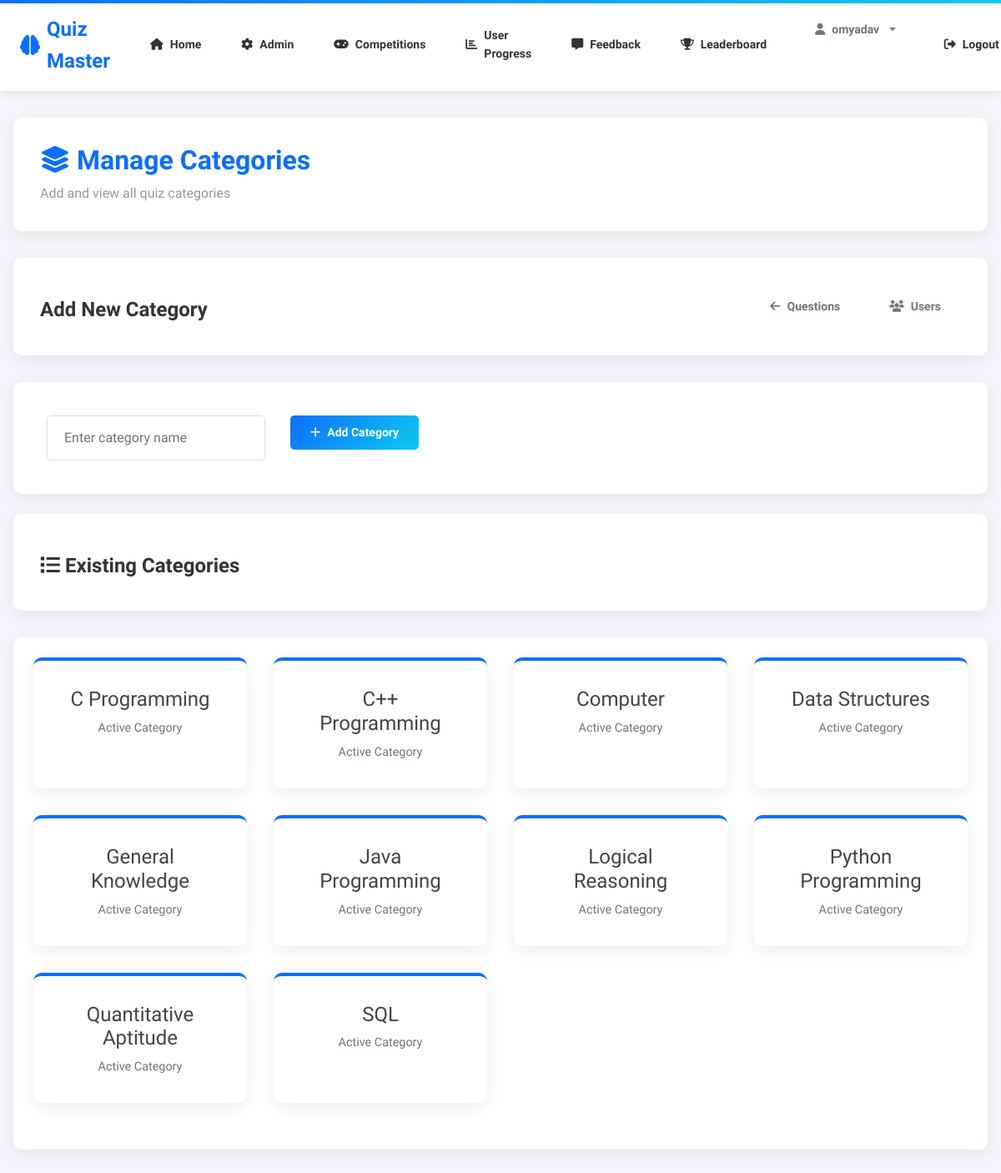
Page /admin/categories (signed in) on the committed database.
### app/models.py (models this page shows, shortened)
class User(UserMixin, db.Model):
    id = db.Column(db.Integer, primary_key=True)
    username = db.Column(db.String(80), unique=True, nullable=False)
    email = db.Column(db.String(120), unique=True, nullable=True)
    password_hash = db.Column(db.String(128), nullable=False)
    role = db.Column(db.String(20), default=Role.USER)
    attempts = db.relationship('Attempt', backref='user', lazy=True)
    def is_admin(self):
        return self.role == Role.ADMIN

class Category(db.Model):
    id = db.Column(db.Integer, primary_key=True)
    name = db.Column(db.String(80), unique=True, nullable=False)
    questions = db.relationship('Question', backref='category', lazy=True)

### app/admin/routes.py (the view, shortened to what this page needs)
@admin_bp.route('/categories', methods=['GET','POST'])
@login_required
@admin_required
def categories():
    cats = Category.query.order_by(Category.name).all()
    return render_template('admin/categories.html', categories=cats)

### app/admin/routes.py (called while the page is built)
def admin_required(f):
    from functools import wraps
    @wraps(f)
    def wrapper(*args, **kwargs):
        if not current_user.is_authenticated or not current_user.is_admin():
            flash('Admin access required', 'danger')
            return redirect(url_for('auth.login'))
        return f(*args, **kwargs)
    return wrapper

### app/models.py (called while the page is built)
@login_manager.user_loader
def load_user(user_id):
    return User.query.get(int(user_id))

### app/templates/admin/categories.html
{% extends 'base.html' %}
{% block content %}
<div class="admin-container">
  <div class="admin-wrapper">
    <div class="admin-header">
      <h1><i class="fas fa-layer-group"></i> Manage Categories</h1>
      <p>Add and view all quiz categories</p>
    </div>
    <div class="admin-header">
      <div class="d-flex justify-content-between align-items-center flex-wrap gap-2">
        <h2>Add New Category</h2>
        <div class="btn-group">
          <a class="btn btn-outline-secondary" href="{{ url_for('admin.index') }}" title="Back to Questions">
            <i class="fas fa-arrow-left"></i> Questions
          </a>
          <a class="btn btn-outline-secondary" href="{{ url_for('admin.users') }}" title="View Users">
            <i class="fas fa-users"></i> Users
          </a>
        </div>
      </div>
    </div>
    <div class="table-responsive">
      <form method="post" class="row g-2 p-3 bg-white">
        <div class="col-auto">
          <input name="name" class="form-control form-control-lg" placeholder="Enter category name" required>
        </div>
        <div class="col-auto">
          <button class="btn btn-primary btn-lg" type="submit">
            <i class="fas fa-plus"></i> Add Category
          </button>
        </div>
      </form>
    </div>
    <div class="admin-header mt-4">
      <h2><i class="fas fa-list"></i> Existing Categories</h2>
    </div>
    <div class="table-responsive">
      <div class="admin-cards">
        {% if categories %}
          {% for c in categories %}
            <div class="admin-card">
              <h4>{{ c.name }}</h4>
              <p class="text-muted">Active Category</p>
            </div>
          {% endfor %}
        {% else %}
          <div class="alert alert-info w-100" role="alert">
            <i class="fas fa-info-circle"></i> No categories found. Add one above.
          </div>
        {% endif %}
      </div>
    </div>
  </div>
</div>
{% endblock %}

### app/templates/base.html (shortened to what this page needs)
<!doctype html>
<html lang="en">
    <head>
        <link rel="stylesheet" href="https://maxcdn.bootstrapcdn.com/bootstrap/4.0.0/css/bootstrap.min.css">
        <link rel="stylesheet" href="https://cdnjs.cloudflare.com/ajax/libs/font-awesome/6.0.0/css/all.min.css">
        <link rel="stylesheet" href="{{ url_for('static', filename='css/professional.css') }}">
        <link rel="stylesheet" href="{{ url_for('static', filename='css/custom.css') }}">
        <link rel="stylesheet" href="{{ url_for('static', filename='css/leaderboard_vertical.css') }}">
    </head>
    <body>
    <nav>
        <div class="nav-brand">
            <i class="fas fa-brain"></i> Quiz Master
        </div>
        <div class="nav-links">
            <a href="{{ url_for('home') }}"><i class="fas fa-home"></i> Home</a>
            {%- if not current_user.is_authenticated -%}
            <a href="{{ url_for('auth.login') }}"><i class="fas fa-sign-in-alt"></i> Login</a>
            <a href="{{ url_for('auth.register') }}"><i class="fas fa-user-plus"></i> Register</a>
            <a href="{{ url_for('auth.admin_login') }}"><i class="fas fa-user-shield"></i> Admin Login</a>
            {%- else -%}
                {%- if current_user.is_admin() -%}
                <a href="{{ url_for('admin.index') }}"><i class="fas fa-cog"></i> Admin</a>
                <a href="{{ url_for('admin.competitions_view') }}"><i class="fas fa-gamepad"></i> Competitions</a>
                <a href="{{ url_for('admin.user_progress') }}"><i class="fas fa-chart-bar"></i> User Progress</a>
                <a href="{{ url_for('admin.feedback') }}"><i class="fas fa-comment-alt"></i> Feedback</a>
                <a href="{{ url_for('quiz.leaderboard') }}"><i class="fas fa-trophy"></i> Leaderboard</a>
                {%- endif -%}
            <div class="dropdown" style="display: inline-block; margin: 0 10px;">
                <button class="btn btn-sm btn-outline-secondary dropdown-toggle" type="button" id="profileDropdown" data-toggle="dropdown" aria-haspopup="true" aria-expanded="false">
                    <i class="fas fa-user"></i> {{ current_user.username }}
                </button>
            </div>
            <a href="{{ url_for('auth.logout') }}"><i class="fas fa-sign-out-alt"></i> Logout</a>
            {%- endif -%}
        </div>
    </nav>
    {% block content %}{% endblock %}
    </body>
</html>

### app/static/css/professional.css (style rules this page uses)
:root { --primary-color: #0d6efd; --secondary-color: #6c757d; --success-color: #198754; --danger-color: #dc3545; --warning-color: #ffc107; --light-color: #f8f9fa; --dark-color: #212529; }
* { margin: 0; padding: 0; box-sizing: border-box; }
body { font-family: 'Raleway', 'Segoe UI', sans-serif; background-color: #f4f6f9; color: #444; line-height: 1.6; }
nav { background: #fff; box-shadow: 0 2px 10px rgba(0, 0, 0, 0.1); padding: 0 !important; position: sticky; top: 0; z-index: 100; display: flex !important; justify-content: space-between !important; align-items: center !important; }
nav::before { content: ''; position: absolute; top: 0; left: 0; right: 0; height: 4px; background: linear-gradient(to right, #0d6efd, #0dcaf0); }
.nav-brand { font-size: 24px; font-weight: 700; color: #0d6efd; display: flex; align-items: center; gap: 0.5rem; margin: 0 !important; padding: 1rem 1.5rem !important; }
.nav-links { list-style: none !important; display: flex !important; gap: 0 !important; margin: 0 !important; padding: 0 !important; }
.nav-links { display: flex !important; gap: 0 !important; margin: 0 !important; padding: 0 !important; }
.nav-links a { display: flex; align-items: center; gap: 0.5rem; padding: 1rem 1.5rem !important; text-decoration: none !important; color: #333 !important; font-weight: 600; font-size: 14px; transition: all 0.3s ease; border-bottom: 3px solid transparent; }
.btn { padding: 10px 24px !important; border-radius: 5px !important; font-weight: 600 !important; border: none !important; transition: all 0.3s ease !important; font-size: 14px; display: inline-flex; align-items: center; gap: 0.5rem; }
.btn-primary { background: linear-gradient(135deg, #0d6efd, #0dcaf0) !important; color: white !important; }
.form-control { border: 1px solid #ddd; border-radius: 5px; padding: 0.75rem 1rem; font-size: 0.95rem; transition: all 0.3s ease; }
.form-control-lg { padding: 0.875rem 1.25rem; font-size: 1rem; }
.admin-container { min-height: calc(100vh - 70px); background-color: #f4f6f9; padding: 2rem 1rem; display: flex; align-items: flex-start; justify-content: center; }
.admin-wrapper { width: 100%; max-width: 1200px; }
.admin-header { background: white; border-radius: 10px; padding: 2rem; margin-bottom: 2rem; box-shadow: 0 5px 20px rgba(0, 0, 0, 0.08); }
.admin-header h1 { color: #0d6efd; font-size: 2rem; font-weight: 700; margin: 0; }
.admin-header p { color: #999; margin: 0.5rem 0 0 0; }
.table-responsive { background: white; border-radius: 10px; box-shadow: 0 5px 20px rgba(0, 0, 0, 0.08); padding: 1.5rem; }
.admin-cards { display: grid; grid-template-columns: repeat(auto-fit, minmax(250px, 1fr)); gap: 2rem; margin-bottom: 2rem; justify-items: center; }
.admin-card { background: white; border-radius: 10px; padding: 2rem; box-shadow: 0 5px 20px rgba(0, 0, 0, 0.08); border-top: 4px solid #0d6efd; text-align: center; width: 100%; max-width: 300px; }
.admin-card p { margin: 0.5rem 0 0 0; color: #999; font-size: 0.9rem; }
.admin-header h2 { color: #333; font-size: 1.5rem; font-weight: 700; margin: 1rem 0 0.5rem 0; }
.btn-group { display: flex; flex-wrap: wrap; gap: 0.75rem; }
.gap-2 { gap: 1rem; }
.table-responsive { width: 100%; overflow-x: auto; }
body { overflow-x: hidden; }

### rows in the picture
User: username "omyadav"
Category: name "C Programming"
Category: name "C++ Programming"
Category: name "Computer"
Category: name "Data Structures"
Category: name "General Knowledge"
Category: name "Java Programming"
Category: name "Logical Reasoning"
Category: name "Python Programming"
Category: name "Quantitative Aptitude"
Category: name "SQL"
